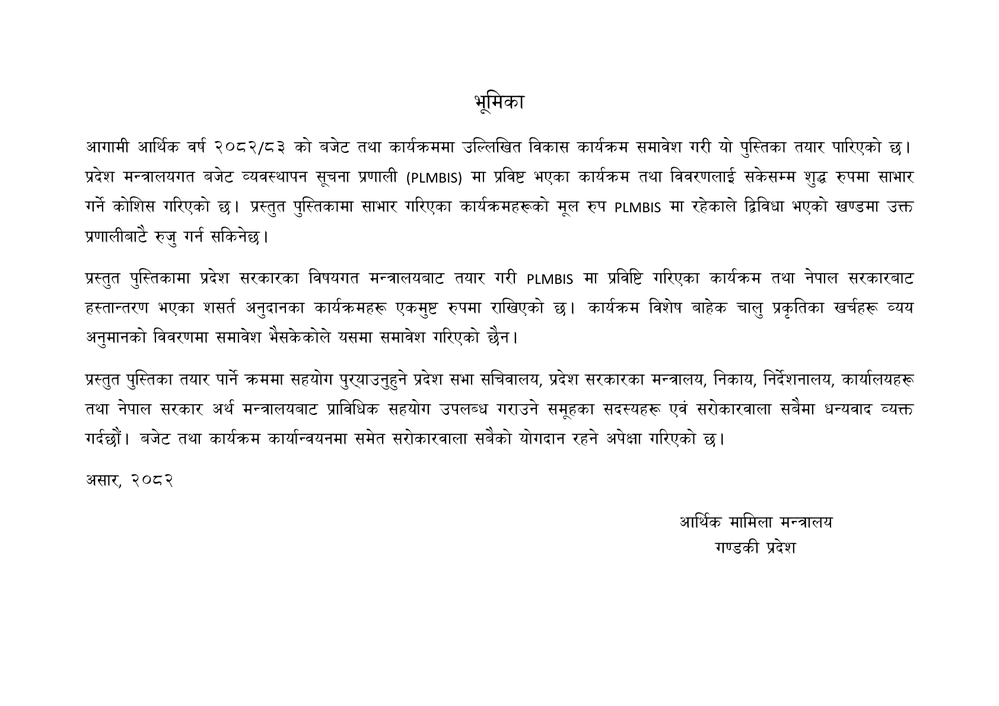
#> input picture Desktop/Practice/OCR/pdf_images/page_1.png, 999 x 706 px, shrunk from 1684 x 1191 before the run, found by its file name
$ jupyter execute --allow-errors 1.ipynb
#> lines starting #> are read from the running program, lines starting #| are printed output that depends on the picture; after the words box and inside, x2 and y2 are one past the last pixel; in counts of white or black regions, pixels touching at a corner belong together
[cell 1]
import fitz  # PyMuPDF
import os

# Path to PDF
pdf_path = "data.pdf"
output_folder = "pdf_images"

# Create output folder if not exists
os.makedirs(output_folder, exist_ok=True)

# Open the PDF
#> (the rest of this cell did not finish here and is left out)

[cell 2]
import cv2

# Read image
img = cv2.imread("/Users/bhawanakc/Desktop/Practice/OCR/pdf_images/page_1.png", cv2.IMREAD_GRAYSCALE)
#> img is the input picture: shape (706, 999); min 0, max 255, mean 246.1

# Thresholding (convert to black and white)
_, img_thresh = cv2.threshold(img, 150, 255, cv2.THRESH_BINARY)
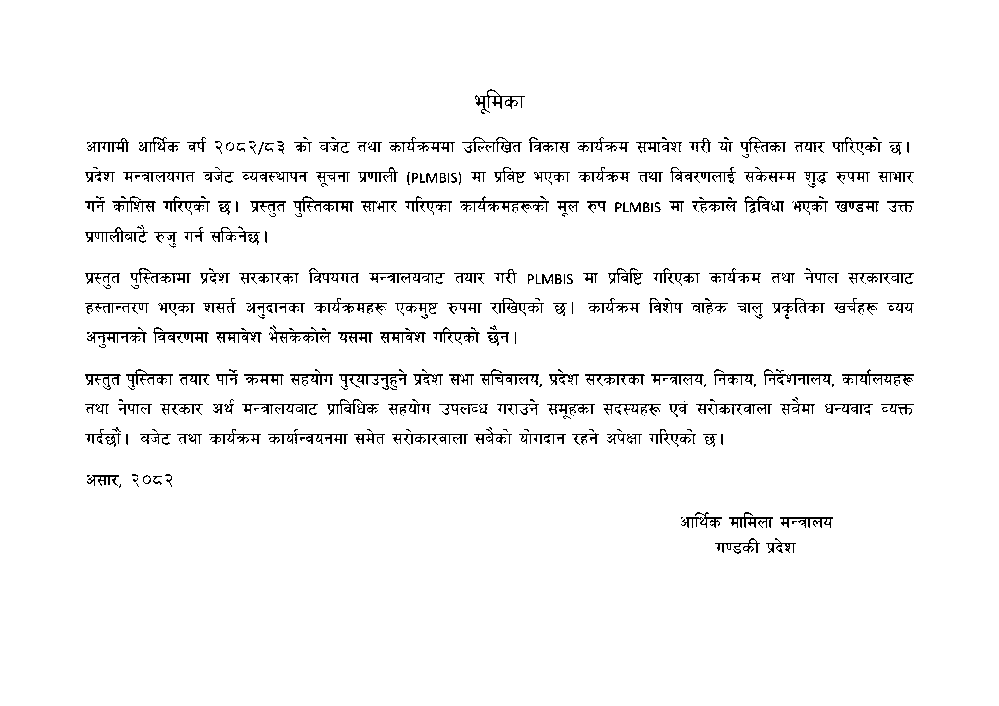
#> img_thresh: shape (706, 999); 96% white; black in thin lines or dots, all inside (x1, y1, x2, y2) = (85, 89, 914, 554)

# Save preprocessed image
cv2.imwrite("page_1_processed.png", img_thresh)
#> Out = True


$ run again, with Desktop/Practice/OCR/pdf_images/page_106.png copied over Desktop/Practice/OCR/pdf_images/page_1.png
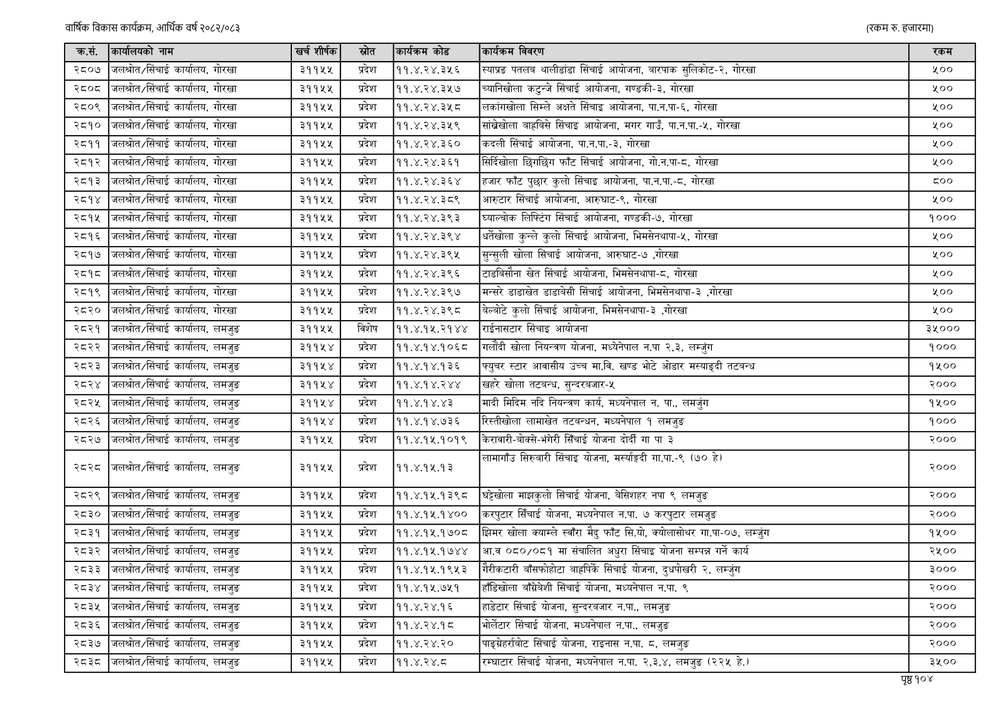
#> input picture Desktop/Practice/OCR/pdf_images/page_106.png, 999 x 706 px, shrunk from 1684 x 1191 before the run, found by its file name
#> `_, img_thresh = cv2.threshold(img, 150, 255, cv2.THRESH_BINARY)`:
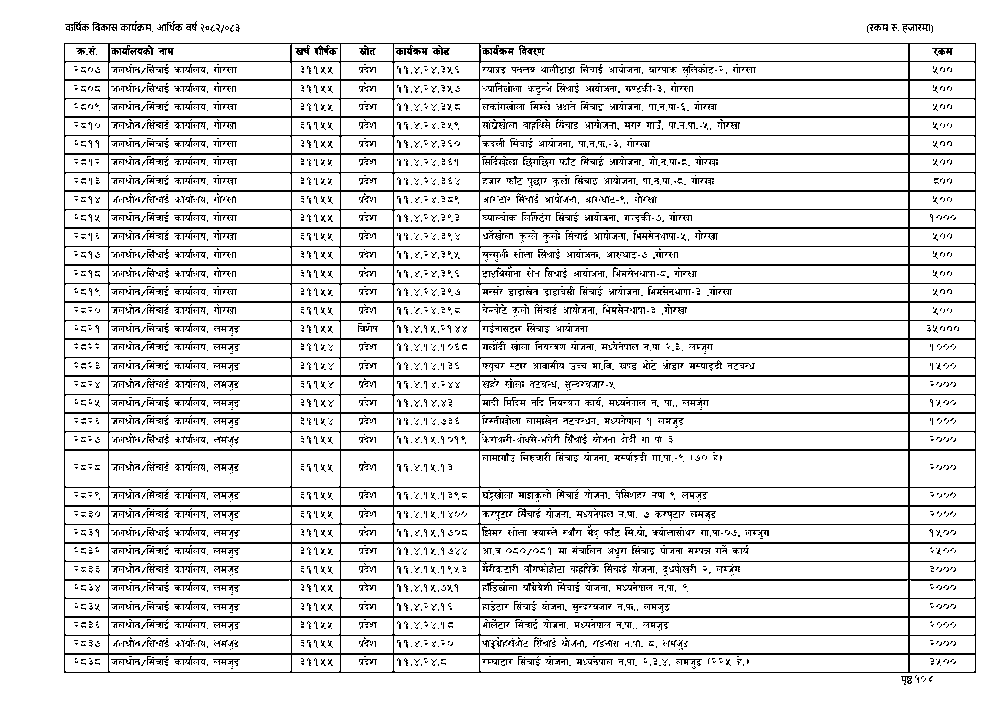
#> img_thresh: shape (706, 999); 87.2% white; black in thin lines or dots, all inside (x1, y1, x2, y2) = (64, 21, 976, 685)
#> Out = True
#> img is the input picture: PIL image 999x706 RGB; mean R, G, B 225.3, 225.3, 225.3

$ run again, with Desktop/Practice/OCR/pdf_images/page_114.png copied over Desktop/Practice/OCR/pdf_images/page_1.png
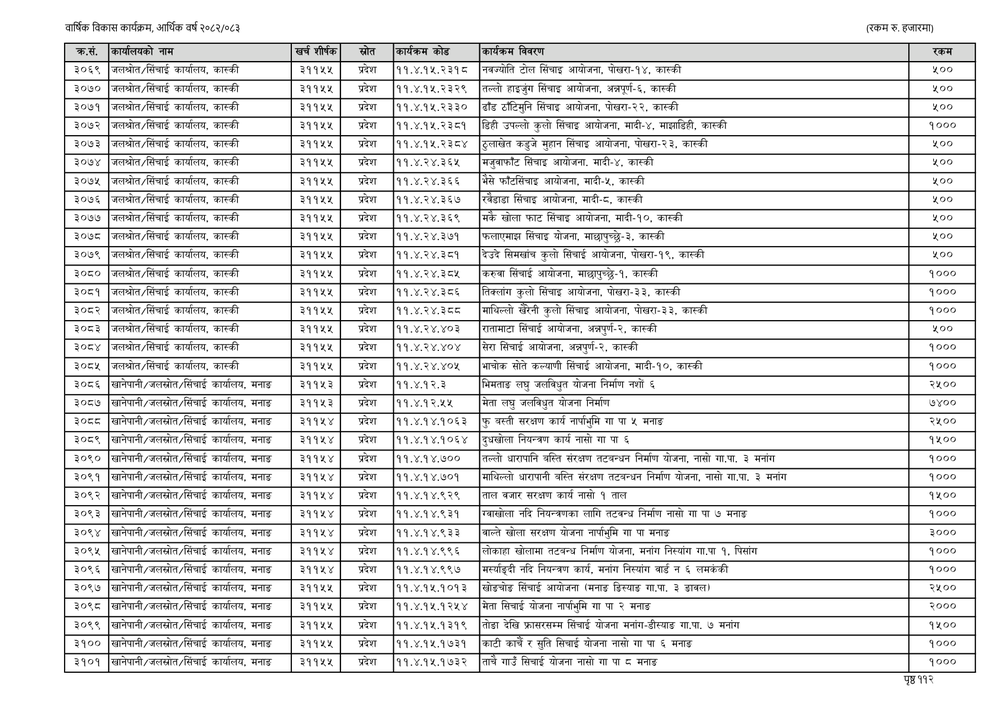
#> input picture Desktop/Practice/OCR/pdf_images/page_114.png, 999 x 706 px, shrunk from 1684 x 1191 before the run, found by its file name
#> `_, img_thresh = cv2.threshold(img, 150, 255, cv2.THRESH_BINARY)`:
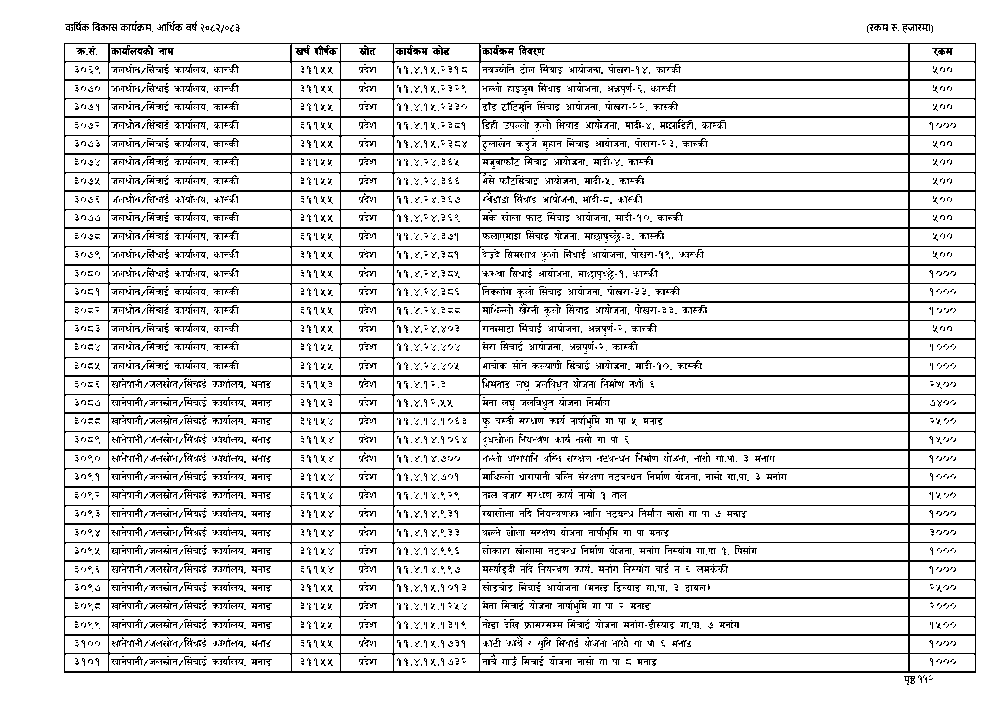
#> img_thresh: shape (706, 999); 86.8% white; black in thin lines or dots, all inside (x1, y1, x2, y2) = (64, 21, 976, 685)
#> Out = True
#> img is the input picture: PIL image 999x706 RGB; mean R, G, B 224.5, 224.5, 224.5
